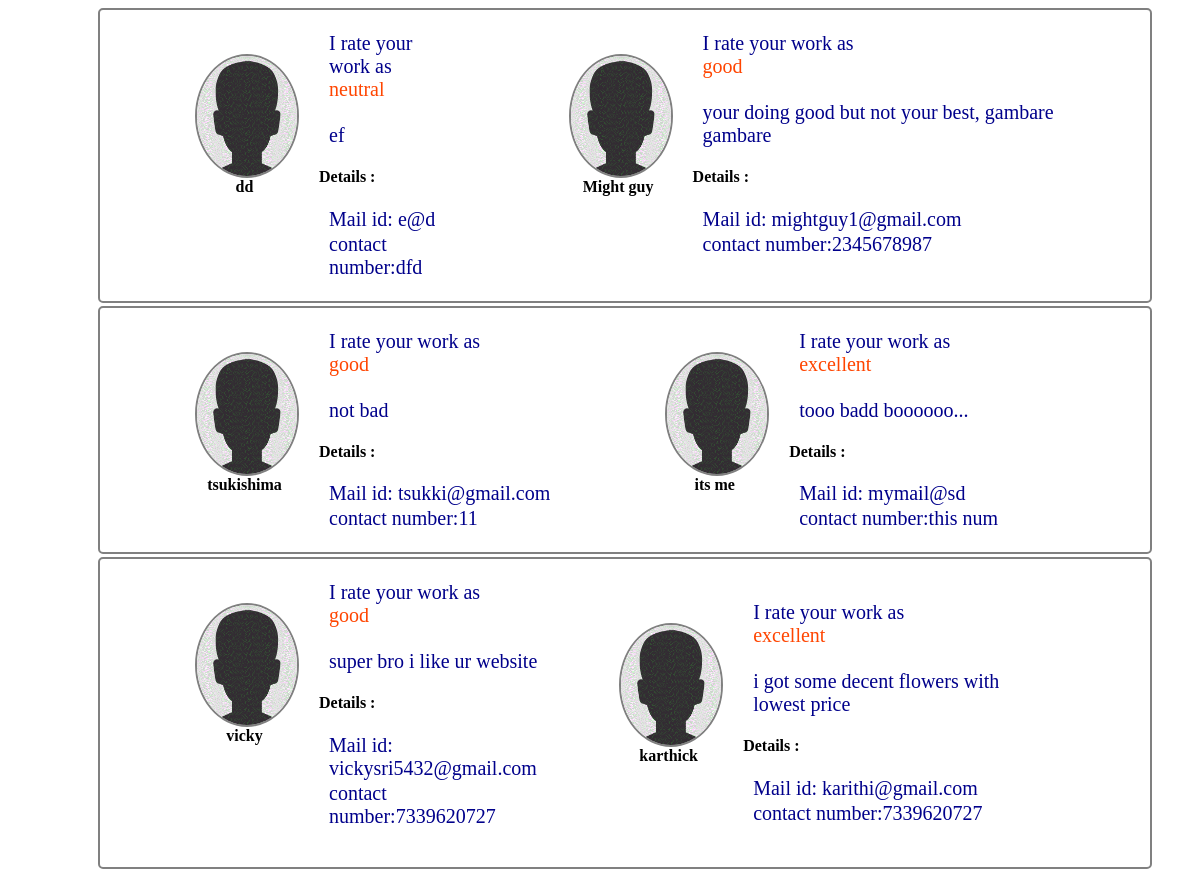
Page /viewfeed.php on the committed database.
### tables this page shows
CREATE TABLE `feedz` (
  `feedid` int(11) NOT NULL,
  `satislevel` varchar(50) NOT NULL,
  `feedcoment` text NOT NULL,
  `feedname` varchar(100) NOT NULL,
  `feedmail` varchar(100) NOT NULL,
  `feednum` varchar(20) NOT NULL
);

### viewfeed.php (the view, shortened to what this page needs)
<?php
include 'connection.php';
$feedsql = "SELECT * from feedz where feedid <= 2 ";
$feedsql2 = "SELECT * from feedz where feedid <= 4 and feedid > 2";
$feedsql3 = "SELECT * from feedz where feedid <= 6 and feedid > 4";
$feedshow = $conn->query($feedsql);
$feedshow2 = $conn->query($feedsql2);
$feedshow3 = $conn->query($feedsql3);
 ?>
 <body>
</head>
    <body>
  <div  class="cont"> <?php
 while($feedyz = mysqli_fetch_assoc($feedshow)):
 ?>
    <div class="blo">
    <div class="divimg">
      <h4 class="profileimg"><img  src="./img/pho.gif" ><br><?= $feedyz['feedname']?></h4>
      <div class="abou">
          <p class="feedpara">I rate your work as <span class="levelsta"> <?= $feedyz['satislevel']?></span>
 </br><?= $feedyz['feedcoment']?>
        </p>
          <h4>Details :</h4>
          <p class="feedpara">Mail id: <?= $feedyz['feedmail']?></p>
          <p class="feedpara">contact number:<?= $feedyz['feednum']?></p>
      </div>
</div>
</div>
<?php endwhile; ?>
</div>
<div  class="cont">
<?php
 while($feedyz = mysqli_fetch_assoc($feedshow2)):
 ?>
    <div class="blo">
    <div class="divimg">
      <h4 class="profileimg"><img  src="./img/pho.gif" ><br><?= $feedyz['feedname']?></h4>
      <div class="abou">
          <p class="feedpara">I rate your work as <span class="levelsta"> <?= $feedyz['satislevel']?></span>
 </br><?= $feedyz['feedcoment']?>
        </p>
          <h4>Details :</h4>
          <p class="feedpara">Mail id: <?= $feedyz['feedmail']?></p>
          <p class="feedpara">contact number:<?= $feedyz['feednum']?></p>
      </div>
</div></div>
<?php endwhile; ?>
</div>
<div  class="cont">
<?php
 while($feedyz = mysqli_fetch_assoc($feedshow3)):
 ?>
    <div class="blo">
    <div class="divimg">
      <h4 class="profileimg"><img  src="./img/pho.gif" ><br><?= $feedyz['feedname']?></h4>
      <div class="abou">
          <p class="feedpara">I rate your work as <span class="levelsta"> <?= $feedyz['satislevel']?></span>
 </br><?= $feedyz['feedcoment']?>
        </p>
          <h4>Details :</h4>
          <p class="feedpara">Mail id: <?= $feedyz['feedmail']?></p>
          <p class="feedpara">contact number:<?= $feedyz['feednum']?></p>
      </div>
</div>
<?php endwhile; ?>
</div> </div></div>

### viewfeed.php (style rules this page uses)
.profileimg img { padding:0px; margin-left: 5px; border-radius: 60%; height: 120px; width: 100px; border: 2px solid gray; }
.profileimg { padding:3px 20px; text-align: center; }
.cont { max-width: 1170px; margin:0px 40px 3px 90px ; background-color: transparent; border-radius: 5px; display:flex; flex-direction: row; padding:0px 30px; border: 2px solid gray; }
.feedpara { margin: 2px 10px; font-size: 20px; color:darkblue; display:flex; flex-direction: column; }
span { color: brown; }
.divimg { display:flex; flex-direction:row; }
.blo { display: flex; flex-direction: row; padding:20px 40px; }
.levelsta { color: orangered; }

### rows in the picture
feedz: feedname "dd", satislevel "neutral", feedcoment "ef", feedmail "e@d", feednum "dfd"
feedz: feedname "Might guy", satislevel "good", feedcoment "your doing good but not your best, gambare gambare", feedmail "mightguy1@gmail.com", feednum "2345678987"
feedz: feedname "tsukishima", satislevel "good", feedcoment "not bad", feedmail "tsukki@gmail.com", feednum "11"
feedz: feedname "its me", satislevel "excellent", feedcoment "tooo badd boooooo...", feedmail "mymail@sd", feednum "this num"
feedz: feedname "vicky", satislevel "good", feedcoment "super bro i like ur website", feedmail "vickysri5432@gmail.com", feednum "7339620727"
feedz: feedname "karthick", satislevel "excellent", feedcoment "i got some decent flowers with lowest price", feedmail "karithi@gmail.com", feednum "7339620727"
